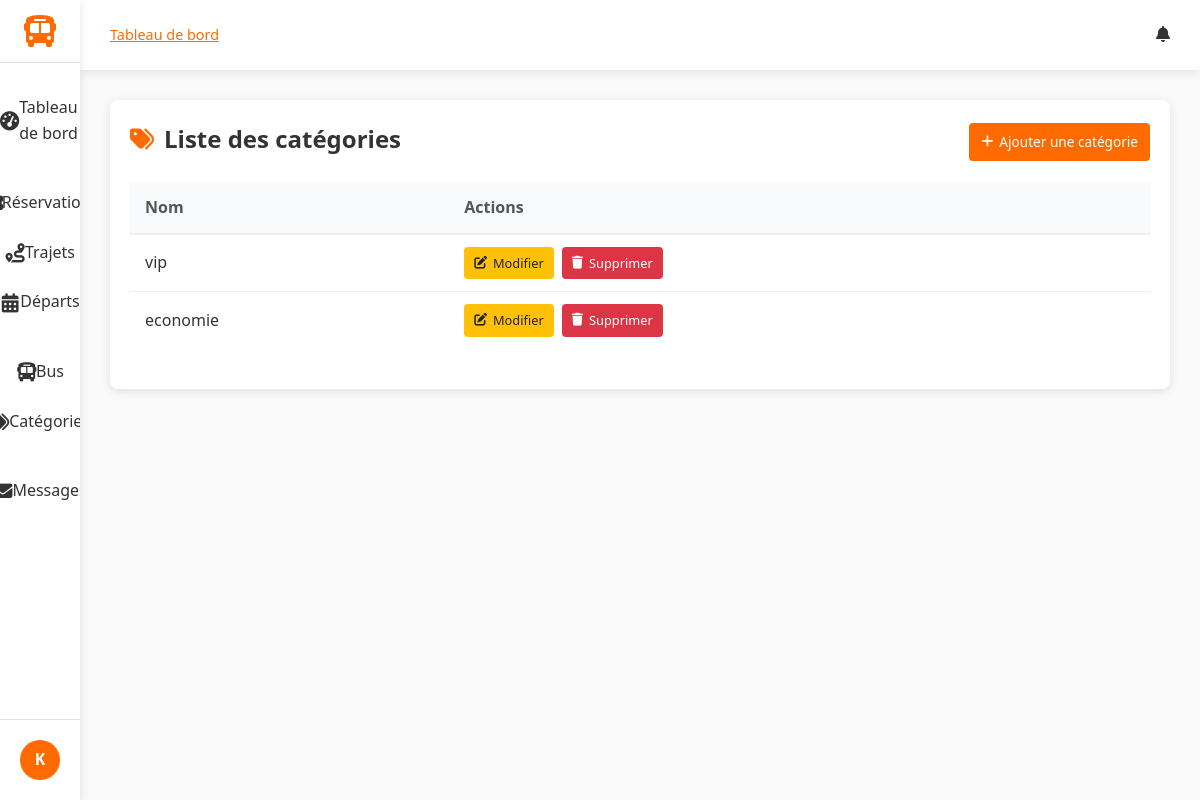
/dashboard/categories/ (signed in), run on the app's committed database.
### accounts/models.py (models this page shows, shortened)
class CustomUser(AbstractUser):
    """
    Modèle utilisateur personnalisé. Hérite de AbstractUser (nom d'utilisateur, email, etc.).
    Nous pourrions ajouter des champs ici (par ex. is_client), mais utilisons la version minimale.
    """

### trips/models.py (models this page shows, shortened)
class Category(models.Model):
    name = models.CharField(max_length=100)

### gareci_admin/views.py (the view)
# urls.py: path('categories/', CategoryListView.as_view(), name='category_list'),
class CategoryListView(StaffRequiredMixin, ListView):
    model = Category
    template_name = 'dashboard/category_list.html'

### gareci_admin/utils.py (called while the page is built)
    def test_func(self):
        return self.request.user.is_staff

### gareci_admin/templates/dashboard/category_list.html (shortened to what this page needs)
{% extends 'dashboard/dashboard_base.html' %}
{% block content %}
<div class="categories-container">
    <div class="categories-header">
        <h2><i class="fas fa-tags"></i> Liste des catégories</h2>
        <a href="{% url 'dashboard:category_add' %}" class="btn btn-primary">
            <i class="fas fa-plus"></i> Ajouter une catégorie
        </a>
    </div>
    <table class="categories-table">
        <thead>
            <tr>
                <th>Nom</th>
                <th>Actions</th>
            </tr>
        </thead>
        <tbody>
            {% for category in object_list %}
            <tr>
                <td>{{ category.name }}</td>
                <td>
                    <div class="action-buttons">
                        <a href="{% url 'dashboard:category_edit' category.pk %}" class="btn btn-sm btn-warning">
                            <i class="fas fa-edit"></i> Modifier
                        </a>
                        <a href="{% url 'dashboard:category_delete' category.pk %}"
                           class="btn btn-sm btn-danger"
                           onclick="return confirm('Voulez-vous vraiment supprimer cette catégorie ?');">
                            <i class="fas fa-trash"></i> Supprimer
                        </a>
                    </div>
                </td>
            </tr>
            {% endfor %}
        </tbody>
    </table>
</div>
{% endblock %}

### gareci_admin/templates/dashboard/dashboard_base.html (shortened to what this page needs)
{% load static %}
<!DOCTYPE html>
<html lang="fr">
<head>
    <link rel="stylesheet" href="https://cdnjs.cloudflare.com/ajax/libs/font-awesome/6.4.0/css/all.min.css">
    <link rel="stylesheet" href="{% static 'css/dashboard_base.css' %}">
</head>
<body>
    <div class="dashboard-container">
        <aside class="sidebar">
            <div class="logo">
                <i class="fas fa-bus"></i>
            </div>
            <nav class="sidebar-nav">
                <ul class="nav-list">
                    <li class="{% if active_tab == 'dashboard' %}active{% endif %}">
                        <a href="{% url 'dashboard:index' %}">
                            <i class="fas fa-tachometer-alt"></i> Tableau de bord
                        </a>
                    </li>
                    <li class="nav-section-header">
                    </li>
                    <li class="{% if active_tab == 'reservations' %}active{% endif %}">
                        <a href="{% url 'dashboard:reservation_list' %}">
                             Réservations
                        </a>
                    </li>
                    <li class="{% if active_tab == 'trips' %}active{% endif %}">
                        <a href="{% url 'dashboard:trip_list' %}">
                            <i class="fas fa-route"></i> Trajets
                        </a>
                    </li>
                    <li class="{% if active_tab == 'departures' %}active{% endif %}">
                        <a href="{% url 'dashboard:departure_list' %}">
                            <i class="fas fa-calendar-alt"></i> Départs
                        </a>
                    </li>
                    <li class="nav-section-header">
                    </li>
                    <li class="{% if active_tab == 'buses' %}active{% endif %}">
                        <a href="{% url 'dashboard:bus_list' %}">
                            <i class="fas fa-bus"></i> Bus
                        </a>
                    </li>
                    <li class="{% if active_tab == 'categories' %}active{% endif %}">
                        <a href="{% url 'dashboard:category_list' %}">
                            <i class="fas fa-tags"></i> Catégories
                        </a>
                    </li>
                    <li class="nav-section-header">
                    </li>
                    <li class="{% if active_tab == 'messages' %}active{% endif %}">
                        <a href="{% url 'dashboard:message_list' %}">
                            <i class="fas fa-envelope"></i> Messages
                        </a>
                    </li>
                </ul>
            </nav>
            <div class="sidebar-footer">
                <div class="user-profile">
                    <div class="user-avatar">
                        {% if user.profile.image %}
                            <img src="{{ user.profile.image.url }}" alt="{{ user.username }}">
                        {% else %}
                            <div class="avatar-initials">
                                {{ user.username|slice:":1"|upper }}
                            </div>
                        {% endif %}
                    </div>
                </div>
            </div>
        </aside>
        <main class="main-content">
            <header class="content-header">
                <div class="header-left">
                    <div class="breadcrumbs">
                        {% block breadcrumbs %}
                        <a href="{% url 'dashboard:index' %}">Tableau de bord</a>
                        {% endblock %}
                    </div>
                </div>
                <div class="header-right">
                    {% block header_actions %}
                    <div class="notifications">
                        <i class="fas fa-bell"></i>
                    </div>
                    {% endblock %}
                </div>
            </header>
            <div class="content-wrapper">
                {% block content %}{% endblock %}
            </div>
        </main>
    </div>
</body>
</html>

### static/css/dashboard_base.css (style rules this page uses)
:root { --primary: #FF6B00; --primary-dark: #E05D00; --secondary: #0056B3; --dark: #333333; --light: #F5F5F5; --gray: #888888; --light-gray: #E0E0E0; --sidebar-width: 280px; --sidebar-collapsed-width: 80px; --header-height: 70px; --blue: #4285F4; --green: #34A853; --orange: #FBBC05; --red: #EA4335; --border-radius: 8px; --box-shadow: 0 2px 10px rgba(0, 0, 0, 0.1); --transition: all 0.3s ease; }
* { margin: 0; padding: 0; box-sizing: border-box; }
body { font-family: 'Segoe UI', Tahoma, Geneva, Verdana, sans-serif; background-color: #f9f9f9; color: var(--dark); line-height: 1.6; }
.dashboard-container { display: flex; min-height: 100vh; }
.sidebar { width: var(--sidebar-width); background-color: white; box-shadow: var(--box-shadow); display: flex; flex-direction: column; transition: var(--transition); z-index: 100; height: 100vh; position: fixed; }
.logo { display: flex; align-items: center; padding: 20px; border-bottom: 1px solid var(--light-gray); }
.logo i { font-size: 2rem; color: var(--primary); margin-right: 10px; }
.sidebar-nav { flex: 1; padding: 20px 0; overflow-y: auto; }
.nav-list { list-style: none; }
.nav-section-header { padding: 15px 20px 5px; font-size: 0.8rem; text-transform: uppercase; color: var(--gray); letter-spacing: 0.5px; }
.nav-list li a { display: flex; align-items: center; padding: 12px 20px; color: var(--dark); text-decoration: none; transition: var(--transition); }
.nav-list li a i { margin-right: 10px; width: 20px; text-align: center; }
.sidebar-footer { padding: 20px; border-top: 1px solid var(--light-gray); }
.user-profile { display: flex; align-items: center; }
.user-avatar { margin-right: 12px; }
.avatar-initials { width: 40px; height: 40px; border-radius: 50%; background-color: var(--primary); color: white; display: flex; align-items: center; justify-content: center; font-weight: bold; }
.main-content { flex: 1; margin-left: var(--sidebar-width); transition: var(--transition); min-height: 100vh; display: flex; flex-direction: column; }
.content-header { display: flex; justify-content: space-between; align-items: center; padding: 0 30px; height: var(--header-height); background-color: white; box-shadow: var(--box-shadow); position: sticky; top: 0; z-index: 90; }
.header-left { display: flex; align-items: center; }
.breadcrumbs { font-size: 0.9rem; color: var(--gray); }
.breadcrumbs a { color: var(--primary); }
.header-right { display: flex; align-items: center; gap: 20px; }
.notifications { position: relative; cursor: pointer; }
.content-wrapper { flex: 1; padding: 30px; background-color: #f9f9f9; }
.btn { display: inline-flex; align-items: center; justify-content: center; padding: 8px 16px; border-radius: var(--border-radius); font-weight: 500; cursor: pointer; transition: var(--transition); border: none; font-size: 0.9rem; }
.btn i { margin-right: 6px; }
.btn-primary { background-color: var(--primary); color: white; }
.btn-sm { padding: 5px 10px; font-size: 0.8rem; }
@media (max-width: 1200px) { .sidebar { width: var(--sidebar-collapsed-width); } }
@media (max-width: 1200px) { .logo { justify-content: center; padding: 15px 0; } }
@media (max-width: 1200px) { .logo i { margin-right: 0; } }
@media (max-width: 1200px) { .nav-list li a { justify-content: center; padding: 12px 0; } }
@media (max-width: 1200px) { .nav-list li a i { margin-right: 0; font-size: 1.2rem; } }
@media (max-width: 1200px) { .user-avatar { margin-right: 0; } }
@media (max-width: 1200px) { .main-content { margin-left: var(--sidebar-collapsed-width); } }

### data on the page
CustomUser: username "K"
Category: name "vip"
Category: name "economie"
